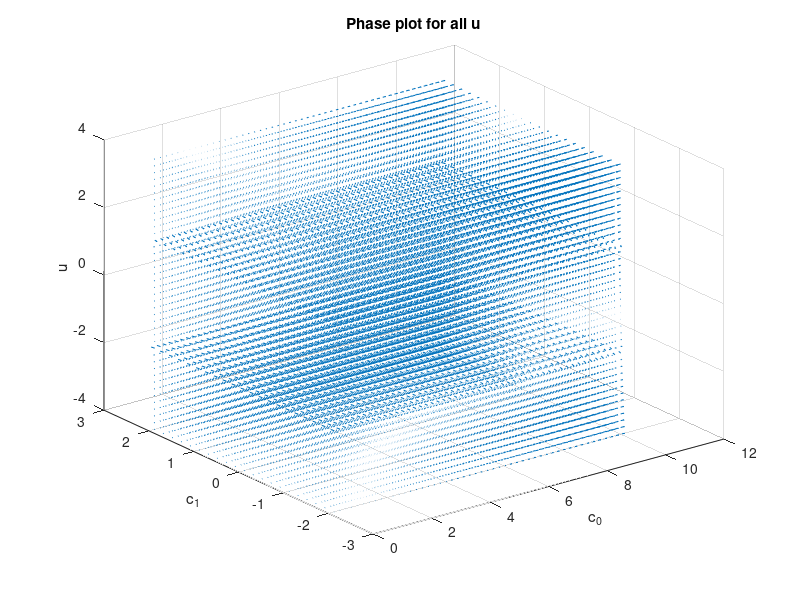

This chart was generated by the following MATLAB code:

v = 10;

[c_0,c_1, u] = meshgrid(0.2:0.2:10,-2:0.2:2, -4:0.2:4);
c_0_dot = -v + c_0 .* c_1 .* u;
c_1_dot = c_0 .* c_1 .* u * 0 + tan(u);
u_dot = c_0 .* c_1 .* u * 0;

figure
quiver3(c_0,c_1,u,c_0_dot,c_1_dot,u_dot); 
title('Phase plot for all u')
xlabel('c_0')
ylabel('c_1')
zlabel('u')
